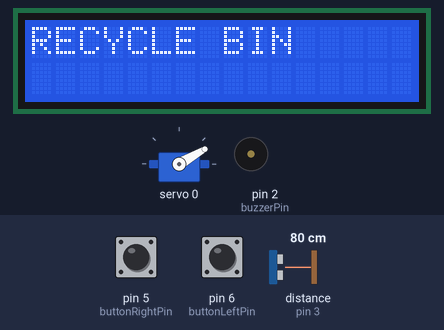
A sketch run on a simulated Arduino Uno, built with avr-gcc and run on an emulated ATmega328P. Parts: 16×2 character LCD, servo, buzzer (waves = sounding, pin HIGH). Wiring (inferred from the names in the program): ultrasonic range finder: trigger pin 4; echo pin 3. The test bench sets the inputs (shaded band); at power-on: distance to the obstacle (sensor on pin 3) 80 cm, pin 5 (buttonRightPin) HIGH, pin 6 (buttonLeftPin) HIGH. The echo pulse lasts 58.3 µs per cm; pins used as bus, display or sensor lines are not drawn; what the sketch prints to the serial monitor is not drawn.

Above: at 1.2 s.
1.3 s: distance to the obstacle (sensor on pin 3) set to 29 cm
2.8 s: distance to the obstacle (sensor on pin 3) set to 25 cm
At 4.3 s:
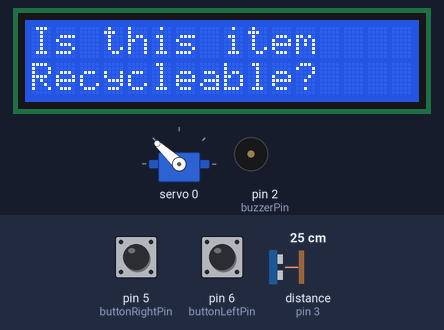
At 6.6 s:
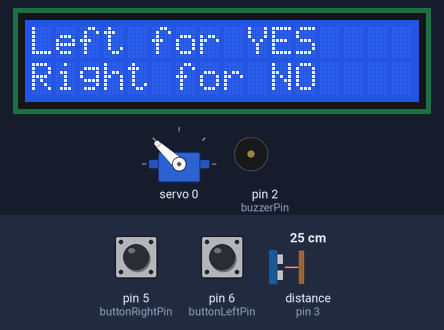
Timing chart, 0 to 8.1 s (numbered marks = the images above; inputs shaded):
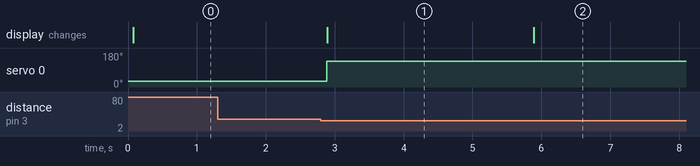

Measured:
- the behaviour switches between 27 and 26 cm on distance to the obstacle (sensor on pin 3) (found by bisection; images 0 and 1)
- after the input at 1.3 s, every drawn part: stays the same
- after the input at 2.8 s, servo 0: 30° → 137° after 0.09 s; the display: changes after 0.09 s (image 1)
- what the display in image 1 shows lasts 3.0 s, from 2.9 s to 5.9 s

The sketch:

trashcan.ino
```cpp
#include <Wire.h>
#include <Adafruit_PWMServoDriver.h>
#include <LiquidCrystal.h>

// ----- LCD Setup -----
LiquidCrystal lcd(12, 11, 10, 9, 8, 7); // rs, en, d4, d5, d6, d7

// ----- Button Pins -----
const int buttonLeftPin = 6;  // YES (Active LOW)
const int buttonRightPin = 5; // NO (Active LOW)

// ----- Ultrasonic + Servo Pins -----
const int TRIG_PIN = 4;
const int ECHO_PIN = 3;

// ----- Buzzer -----
const int buzzerPin = 2; // Active Buzzer on pin 2

// ----- PCA9685 Setup -----
Adafruit_PWMServoDriver pwm = Adafruit_PWMServoDriver();
const uint8_t SERVO_CHANNEL = 0; // Using channel 0
const int SERVO_MIN = 150;  // Calibrate this (usually ~150)
const int SERVO_MAX = 600;  // Calibrate this (usually ~600)

// ----- Behavior Settings -----
const int NEAR_CM = 25;
const int HYSTERESIS_CM = 6;
const int OPEN_ANGLE = 100;
const int CLOSED_ANGLE = 10;
const int SAMPLE_MS = 120;
const long PULSE_TIMEOUT = 30000;

bool lidIsOpen = false;
unsigned long lastSampleMs = 0;

// ----- LCD Timing -----
unsigned long previousMillis = 0;
const long interval = 3000;
bool showFirstScreen = true;

// ================== SETUP ==================
void setup() {
  Serial.begin(9600);

  // LCD & Buttons
  lcd.begin(16, 2);
  pinMode(buttonLeftPin, INPUT_PULLUP);
  pinMode(buttonRightPin, INPUT_PULLUP);

  // Ultrasonic
  pinMode(TRIG_PIN, OUTPUT);
  pinMode(ECHO_PIN, INPUT);
  digitalWrite(TRIG_PIN, LOW);

  // Buzzer
  pinMode(buzzerPin, OUTPUT);
  digitalWrite(buzzerPin, LOW); // Ensure buzzer is off at startup

  // PCA9685 Servo Driver
  pwm.begin();
  pwm.setPWMFreq(50); // Standard 50 Hz for servos
  delay(10);
  goTo(CLOSED_ANGLE);

  // Initial LCD Message
  lcd.clear();
  lcd.setCursor(0, 0);
  lcd.print("RECYCLE BIN");
}

// ================== MAIN LOOP ==================
void loop() {
  unsigned long now = millis();

  // ---------- SENSOR/ACTUATOR SECTION ----------
  if (now - lastSampleMs >= SAMPLE_MS) {
    lastSampleMs = now;

    int d1 = readDistanceCm();
    int d2 = readDistanceCm();
    int d3 = readDistanceCm();
    int dist = median3(d1, d2, d3);

    Serial.print("Distance: ");
    if (dist > 0) {
      Serial.print(dist); Serial.println(" cm");
    } else {
      Serial.println("(no echo)");
    }

    if (!lidIsOpen && dist <= NEAR_CM && dist > 0) {
      goTo(OPEN_ANGLE);
      lidIsOpen = true;
      Serial.println("Action: OPEN");
      previousMillis = millis(); // reset LCD timer
      displayFirstScreen();      // start LCD interaction
    }
    else if (lidIsOpen && dist > (NEAR_CM + HYSTERESIS_CM)) {
      goTo(CLOSED_ANGLE);
      lidIsOpen = false;
      Serial.println("Action: CLOSE");
      lcd.clear();
      lcd.setCursor(0, 0);
      lcd.print("RECYCLE BIN");
    }
  }

  // ---------- LCD + BUTTON SECTION ----------
  if (lidIsOpen) {
    // Check buttons (active LOW)
    if (digitalRead(buttonLeftPin) == LOW) {
      handleInput(true);  // YES
    }
    else if (digitalRead(buttonRightPin) == LOW) {
      handleInput(false); // NO
    }

    // Rotate LCD screens every few seconds
    if (millis() - previousMillis >= interval) {
      previousMillis = millis();

      if (showFirstScreen) {
        displaySecondScreen();
      } else {
        displayFirstScreen();
      }
      showFirstScreen = !showFirstScreen;
    }
  }
}

// ================== LCD FUNCTIONS ==================
void displayFirstScreen() {
  lcd.clear();
  lcd.setCursor(0, 0);
  lcd.print("Is this item");
  lcd.setCursor(0, 1);
  lcd.print("Recycleable?");
}

void displaySecondScreen() {
  lcd.clear();
  lcd.setCursor(0, 0);
  lcd.print("Left for YES");
  lcd.setCursor(0, 1);
  lcd.print("Right for NO");
}

// ================== HANDLE BUTTON INPUT ==================
void handleInput(bool isYes) {
  lcd.clear();

  if (isYes) {
    lcd.setCursor(0, 0);
    lcd.print("You said - YES");
    lcd.setCursor(0, 1);
    lcd.print("GOOD JOB!");
  } else {
    lcd.setCursor(0, 0);
    lcd.print("BUZZER OF");
    lcd.setCursor(0, 1);
    lcd.print("SHAME");

    // 3 x 2-second beeps with short pauses
    for (int i = 0; i < 3; i++) {
      digitalWrite(buzzerPin, HIGH);
      delay(2000);
      digitalWrite(buzzerPin, LOW);
      delay(500); // pause between beeps
    }
  }

  delay(1000); // Brief pause before closing

  // Close the lid after response
  goTo(CLOSED_ANGLE);
  lidIsOpen = false;

  // Reset LCD
  lcd.clear();
  lcd.setCursor(0, 0);
  lcd.print("System Ready");

  // Reset timing state
  previousMillis = millis();
  showFirstScreen = true;
}

// ================== SENSOR & SERVO HELPERS ==================
int readDistanceCm() {
  digitalWrite(TRIG_PIN, LOW);
  delayMicroseconds(5);
  digitalWrite(TRIG_PIN, HIGH);
  delayMicroseconds(10);
  digitalWrite(TRIG_PIN, LOW);

  long duration = pulseIn(ECHO_PIN, HIGH, PULSE_TIMEOUT);
  if (duration == 0) return 0;

  long cm = (duration * 34L) / 2000L;
  if (cm < 1 || cm > 500) return 0;
  return (int)cm;
}

int median3(int a, int b, int c) {
  if (a > b) { int t = a; a = b; b = t; }
  if (b > c) { int t = b; b = c; c = t; }
  if (a > b) { int t = a; a = b; b = t; }
  return b;
}

void goTo(int angle) {
  angle = constrain(angle, 0, 180);
  int pulse = map(angle, 0, 180, SERVO_MIN, SERVO_MAX);
  pwm.setPWM(SERVO_CHANNEL, 0, pulse);
}
```
